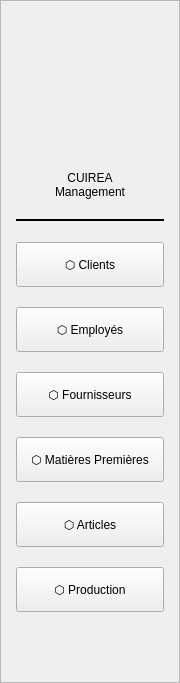
     <widget class="QFrame" name="sidebar">
      <property name="minimumSize">
       <size>
        <width>180</width>
        <height>0</height>
       </size>
      </property>
      <property name="maximumSize">
       <size>
        <width>180</width>
        <height>16777215</height>
       </size>
      </property>
      <property name="frameShape">
       <enum>QFrame::Shape::StyledPanel</enum>
      </property>
      <layout class="QVBoxLayout" name="verticalLayout_2">
       <property name="spacing">
        <number>20</number>
       </property>
       <property name="leftMargin">
        <number>15</number>
       </property>
       <property name="topMargin">
        <number>30</number>
       </property>
       <property name="rightMargin">
        <number>15</number>
       </property>
       <property name="bottomMargin">
        <number>30</number>
       </property>
       <item alignment="Qt::AlignmentFlag::AlignHCenter">
        <widget class="QLabel" name="sidebarIcon">
         <property name="minimumSize">
          <size>
           <width>120</width>
           <height>120</height>
          </size>
         </property>
         <property name="maximumSize">
          <size>
           <width>120</width>
           <height>120</height>
          </size>
         </property>
         <property name="text">
          <string/>
         </property>
         <property name="pixmap">
          <pixmap resource="resources.qrc">:/logo.png</pixmap>
         </property>
         <property name="scaledContents">
          <bool>true</bool>
         </property>
         <property name="alignment">
          <set>Qt::AlignmentFlag::AlignCenter</set>
         </property>
        </widget>
       </item>
       <item>
        <widget class="QLabel" name="sidebarTitle">
         <property name="text">
          <string>CUIREA
Management</string>
         </property>
         <property name="alignment">
          <set>Qt::AlignmentFlag::AlignCenter</set>
         </property>
         <property name="wordWrap">
          <bool>true</bool>
         </property>
        </widget>
       </item>
       <item>
        <widget class="Line" name="separator">
         <property name="frameShadow">
          <enum>QFrame::Shadow::Plain</enum>
         </property>
         <property name="lineWidth">
          <number>2</number>
         </property>
         <property name="orientation">
          <enum>Qt::Orientation::Horizontal</enum>
         </property>
        </widget>
       </item>
       <item>
        <widget class="QPushButton" name="btnClients">
         <property name="minimumSize">
          <size>
           <width>0</width>
           <height>45</height>
          </size>
         </property>
         <property name="text">
          <string>⬡ Clients</string>
         </property>
        </widget>
       </item>
       <item>
        <widget class="QPushButton" name="btnEmployees">
         <property name="minimumSize">
          <size>
           <width>0</width>
           <height>45</height>
          </size>
         </property>
         <property name="text">
          <string>⬡ Employés</string>
         </property>
        </widget>
       </item>
       <item>
        <widget class="QPushButton" name="btnSuppliers">
         <property name="minimumSize">
          <size>
           <width>0</width>
           <height>45</height>
          </size>
         </property>
         <property name="text">
          <string>⬡ Fournisseurs</string>
         </property>
        </widget>
       </item>
       <item>
        <widget class="QPushButton" name="btnRawMaterials">
         <property name="minimumSize">
          <size>
           <width>0</width>
           <height>45</height>
          </size>
         </property>
         <property name="text">
          <string>⬡ Matières Premières</string>
         </property>
        </widget>
       </item>
       <item>
        <widget class="QPushButton" name="btnProducts">
         <property name="minimumSize">
          <size>
           <width>0</width>
           <height>45</height>
          </size>
         </property>
         <property name="text">
          <string>⬡ Articles</string>
         </property>
        </widget>
       </item>
       <item>
        <widget class="QPushButton" name="btnProduction">
         <property name="minimumSize">
          <size>
           <width>0</width>
           <height>45</height>
          </size>
         </property>
         <property name="text">
          <string>⬡ Production</string>
         </property>
        </widget>
       </item>
       <item>
        <spacer name="verticalSpacer">
         <property name="orientation">
          <enum>Qt::Orientation::Vertical</enum>
         </property>
         <property name="sizeHint" stdset="0">
          <size>
           <width>20</width>
           <height>40</height>
          </size>
         </property>
        </spacer>
       </item>
      </layout>
     </widget>
